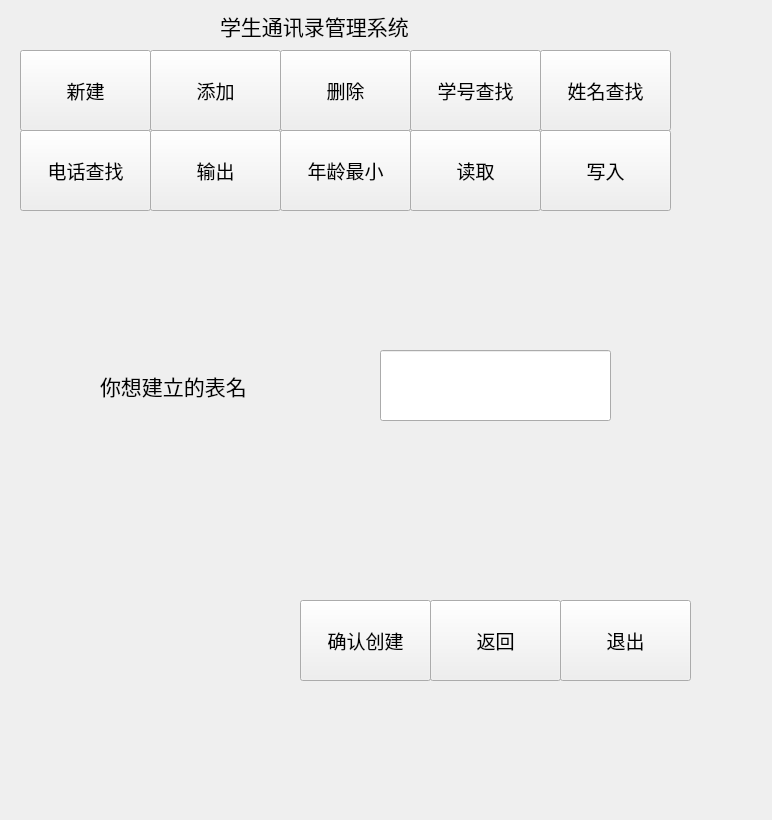
<?xml version="1.0" encoding="UTF-8"?>
<ui version="4.0">
 <class>establishWidget</class>
 <widget class="QWidget" name="establishWidget">
  <property name="geometry">
   <rect>
    <x>0</x>
    <y>0</y>
    <width>772</width>
    <height>820</height>
   </rect>
  </property>
  <property name="windowTitle">
   <string>Form</string>
  </property>
  <widget class="QPushButton" name="establishButton">
   <property name="geometry">
    <rect>
     <x>20</x>
     <y>50</y>
     <width>131</width>
     <height>81</height>
    </rect>
   </property>
   <property name="font">
    <font>
     <pointsize>14</pointsize>
    </font>
   </property>
   <property name="text">
    <string>新建</string>
   </property>
  </widget>
  <widget class="QPushButton" name="readMinStudentButton">
   <property name="geometry">
    <rect>
     <x>280</x>
     <y>130</y>
     <width>131</width>
     <height>81</height>
    </rect>
   </property>
   <property name="font">
    <font>
     <pointsize>14</pointsize>
    </font>
   </property>
   <property name="text">
    <string>年龄最小</string>
   </property>
  </widget>
  <widget class="QPushButton" name="delButton">
   <property name="geometry">
    <rect>
     <x>280</x>
     <y>50</y>
     <width>131</width>
     <height>81</height>
    </rect>
   </property>
   <property name="font">
    <font>
     <pointsize>14</pointsize>
    </font>
   </property>
   <property name="text">
    <string>删除</string>
   </property>
  </widget>
  <widget class="QPushButton" name="exitButton">
   <property name="geometry">
    <rect>
     <x>560</x>
     <y>600</y>
     <width>131</width>
     <height>81</height>
    </rect>
   </property>
   <property name="font">
    <font>
     <pointsize>14</pointsize>
    </font>
   </property>
   <property name="text">
    <string>退出</string>
   </property>
  </widget>
  <widget class="QPushButton" name="searchNameButton">
   <property name="geometry">
    <rect>
     <x>540</x>
     <y>50</y>
     <width>131</width>
     <height>81</height>
    </rect>
   </property>
   <property name="font">
    <font>
     <pointsize>14</pointsize>
    </font>
   </property>
   <property name="text">
    <string>姓名查找</string>
   </property>
  </widget>
  <widget class="QPushButton" name="outputButton">
   <property name="geometry">
    <rect>
     <x>150</x>
     <y>130</y>
     <width>131</width>
     <height>81</height>
    </rect>
   </property>
   <property name="font">
    <font>
     <pointsize>14</pointsize>
    </font>
   </property>
   <property name="text">
    <string>输出</string>
   </property>
  </widget>
  <widget class="QPushButton" name="readButton">
   <property name="geometry">
    <rect>
     <x>410</x>
     <y>130</y>
     <width>131</width>
     <height>81</height>
    </rect>
   </property>
   <property name="font">
    <font>
     <pointsize>14</pointsize>
    </font>
   </property>
   <property name="text">
    <string>读取</string>
   </property>
  </widget>
  <widget class="QPushButton" name="searchPhoneNumButton">
   <property name="geometry">
    <rect>
     <x>20</x>
     <y>130</y>
     <width>131</width>
     <height>81</height>
    </rect>
   </property>
   <property name="font">
    <font>
     <pointsize>14</pointsize>
    </font>
   </property>
   <property name="text">
    <string>电话查找</string>
   </property>
  </widget>
  <widget class="QPushButton" name="searchNumButton">
   <property name="geometry">
    <rect>
     <x>410</x>
     <y>50</y>
     <width>131</width>
     <height>81</height>
    </rect>
   </property>
   <property name="font">
    <font>
     <pointsize>14</pointsize>
    </font>
   </property>
   <property name="text">
    <string>学号查找</string>
   </property>
  </widget>
  <widget class="QLabel" name="label">
   <property name="geometry">
    <rect>
     <x>220</x>
     <y>-40</y>
     <width>311</width>
     <height>131</height>
    </rect>
   </property>
   <property name="font">
    <font>
     <pointsize>16</pointsize>
    </font>
   </property>
   <property name="text">
    <string>学生通讯录管理系统</string>
   </property>
  </widget>
  <widget class="QPushButton" name="addButton">
   <property name="geometry">
    <rect>
     <x>150</x>
     <y>50</y>
     <width>131</width>
     <height>81</height>
    </rect>
   </property>
   <property name="font">
    <font>
     <pointsize>14</pointsize>
    </font>
   </property>
   <property name="text">
    <string>添加</string>
   </property>
  </widget>
  <widget class="QPushButton" name="writeButton">
   <property name="geometry">
    <rect>
     <x>540</x>
     <y>130</y>
     <width>131</width>
     <height>81</height>
    </rect>
   </property>
   <property name="font">
    <font>
     <pointsize>14</pointsize>
    </font>
   </property>
   <property name="text">
    <string>写入</string>
   </property>
  </widget>
  <widget class="QPushButton" name="returnButton">
   <property name="geometry">
    <rect>
     <x>430</x>
     <y>600</y>
     <width>131</width>
     <height>81</height>
    </rect>
   </property>
   <property name="font">
    <font>
     <pointsize>14</pointsize>
    </font>
   </property>
   <property name="text">
    <string>返回</string>
   </property>
  </widget>
  <widget class="QPushButton" name="establishingButton">
   <property name="geometry">
    <rect>
     <x>300</x>
     <y>600</y>
     <width>131</width>
     <height>81</height>
    </rect>
   </property>
   <property name="font">
    <font>
     <pointsize>14</pointsize>
    </font>
   </property>
   <property name="text">
    <string>确认创建</string>
   </property>
  </widget>
  <widget class="QLineEdit" name="nameLineEdit">
   <property name="geometry">
    <rect>
     <x>380</x>
     <y>350</y>
     <width>231</width>
     <height>71</height>
    </rect>
   </property>
   <property name="font">
    <font>
     <pointsize>16</pointsize>
    </font>
   </property>
  </widget>
  <widget class="QLabel" name="label_2">
   <property name="geometry">
    <rect>
     <x>100</x>
     <y>340</y>
     <width>331</width>
     <height>91</height>
    </rect>
   </property>
   <property name="font">
    <font>
     <pointsize>16</pointsize>
    </font>
   </property>
   <property name="text">
    <string>你想建立的表名</string>
   </property>
  </widget>
 </widget>
 <resources/>
 <connections/>
</ui>
